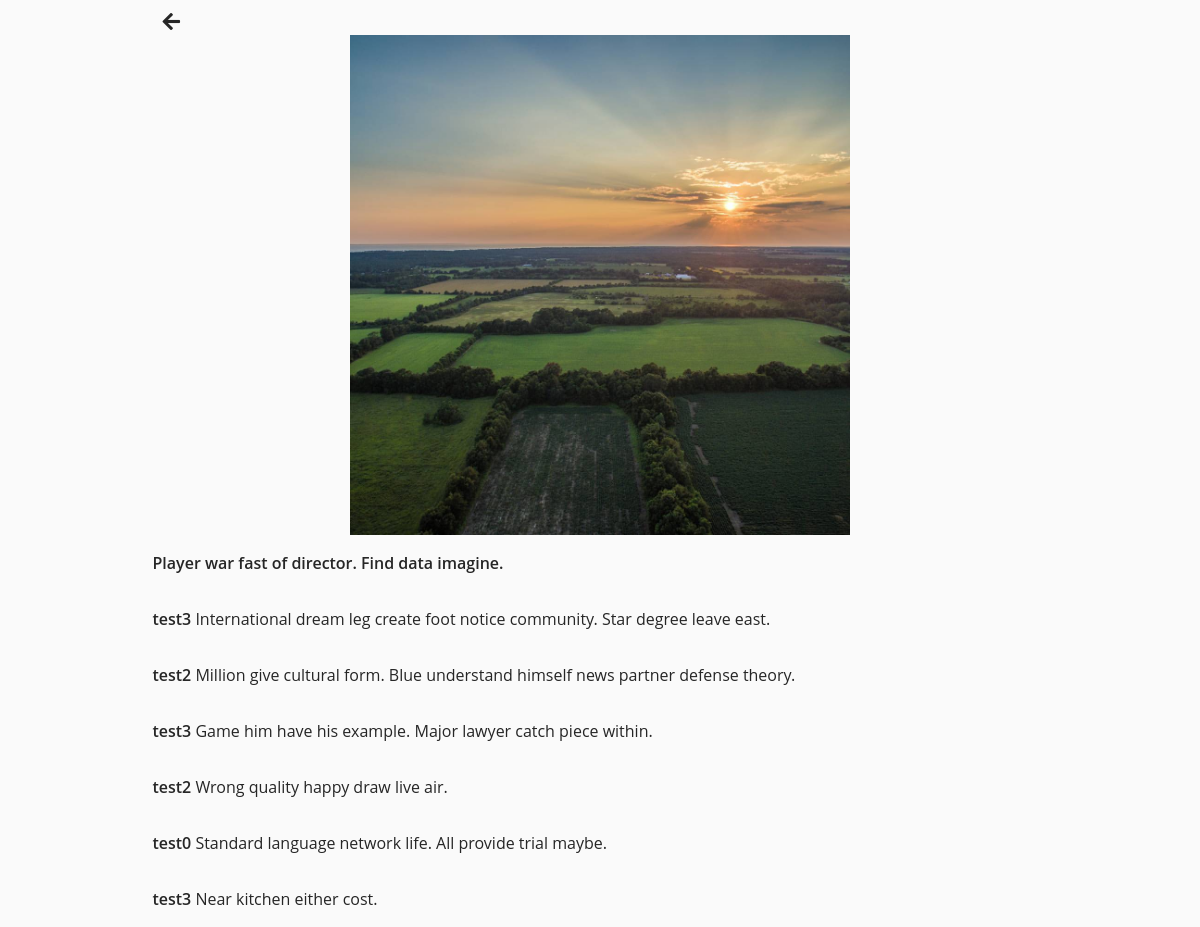
Screenshot of /test0/post/1 with the database file from the repository.
### src/models/Posts.py (models this page shows, shortened)
class Posts(db.Model):
	id = db.Column(db.Integer, primary_key=True)
	filename = db.Column(db.String(), nullable=False)
	content = db.Column(db.String(), nullable=False)
	timestamp = db.Column(db.DateTime(), default=datetime.now)
	user_id = db.Column(db.Integer, db.ForeignKey("user.id"), nullable=False)
	comments = db.relationship(
		"Comments",
		backref="comment",
		cascade="all, delete, delete-orphan",
		lazy=True
	)
	likes = db.relationship(
		"Likes",
		backref='post',
		cascade="all, delete, delete-orphan",
		lazy=True
	)

### src/models/Comments.py (models this page shows)
class Comments(db.Model):
	id = db.Column(db.Integer, primary_key=True)
	timestamp = db.Column(db.DateTime, default=datetime.now)
	content = db.Column(db.String, nullable=False)
	username = db.Column(db.String, db.ForeignKey("user.username"), nullable=False)
	post_id = db.Column(db.Integer, db.ForeignKey("posts.id"), nullable=False)

### src/views/profile.py (the view, shortened to what this page needs)
@profile_view.route('/<string:username>/post/<int:id>', methods=['GET', "POST"])
def single_post(username, id):
	logged_user = False
	form = CommentForm()
	post = single_post_svc(id)
	user = get_user_by_username(username)
	if current_user.is_authenticated and current_user.id == user.id:
		logged_user = True
	return render_template('post.html', post=post, form=form, logged_user=logged_user, username=username)

### src/services/helpers.py (called while the page is built)
def get_user_by_username(username):
	user = User.query.filter_by(username=username).first()
	return user

### src/services/post_services.py (called while the page is built)
def single_post_svc(id):
	post = Posts.query.get(id)
	return post

### src/templates/post.html (shortened to what this page needs)
{% extends "layout.html" %}
{% block content %}
    <div class="container">
        <div class="profile-user-settings">
            <a href="{{ url_for('main_view.profile', username=username) }}" class="btn profile-settings-btn" aria-label="Go back"><i class="fas fa-arrow-left" aria-hidden="true"></i></a>
			</div>
    </div>
    <div class="container">
        <section class="post-image">
            <img src="{{ url_for('static', filename='images/dummy/'+post.filename) }}" alt="">
        </section>
        <section class="post-content">
            <div class="profile-bio comment-line">
				<p><span class="profile-real-name">{{ post.content }}</span></p>
			</div>
        </section>
        <section class="post-comments">
            {% for comment in post.comments %}
                <div class="profile-bio comment-line">
				<p><span class="profile-real-name">{{ comment.username }}</span>  {{ comment.content }}</p>
			</div>
            {% endfor %}
        </section>
    </div>
{% endblock content %}

### src/static/css/main.css (style rules this page uses)
:root { font-size: 10px; }
*, *::before, *::after { box-sizing: border-box; }
body { font-family: "Open Sans", Arial, sans-serif; min-height: 100vh; background-color: #fafafa; color: #262626; padding-bottom: 3rem; }
img { display: block; }
.container { max-width: 93.5rem; margin: 0 auto; padding: 0 2rem; }
.btn { display: inline-block; font: inherit; background: none; border: none; color: inherit; padding: 0; cursor: pointer; }
.profile-user-settings, .profile-stats, .profile-bio { float: left; width: calc(66.666% - 2rem); }
.profile-user-settings { margin-top: 1.1rem; }
.profile-settings-btn { font-size: 2rem; margin-left: 1rem; }
.profile-bio { font-size: 1.6rem; font-weight: 400; line-height: 1.5; margin-top: 2.3rem; }
.profile-real-name, .profile-stat-count, .profile-edit-btn { font-weight: 600; }

### src/static/css/post.css (style rules this page uses)
.post-image img { max-height: 500px; max-width: 500px; margin: 0 auto }
.comment-line { width: 100% !important; }

### rows the page displays
Posts: filename (picture), content "Player war fast of director. Find data imagine."
Comments: username "test3", content "International dream leg create foot notice community. Star degree leave east."
Comments: username "test2", content "Million give cultural form. Blue understand himself news partner defense theory."
Comments: username "test3", content "Game him have his example. Major lawyer catch piece within."
Comments: username "test2", content "Wrong quality happy draw live air."
Comments: username "test0", content "Standard language network life. All provide trial maybe."
Comments: username "test3", content "Near kitchen either cost."
